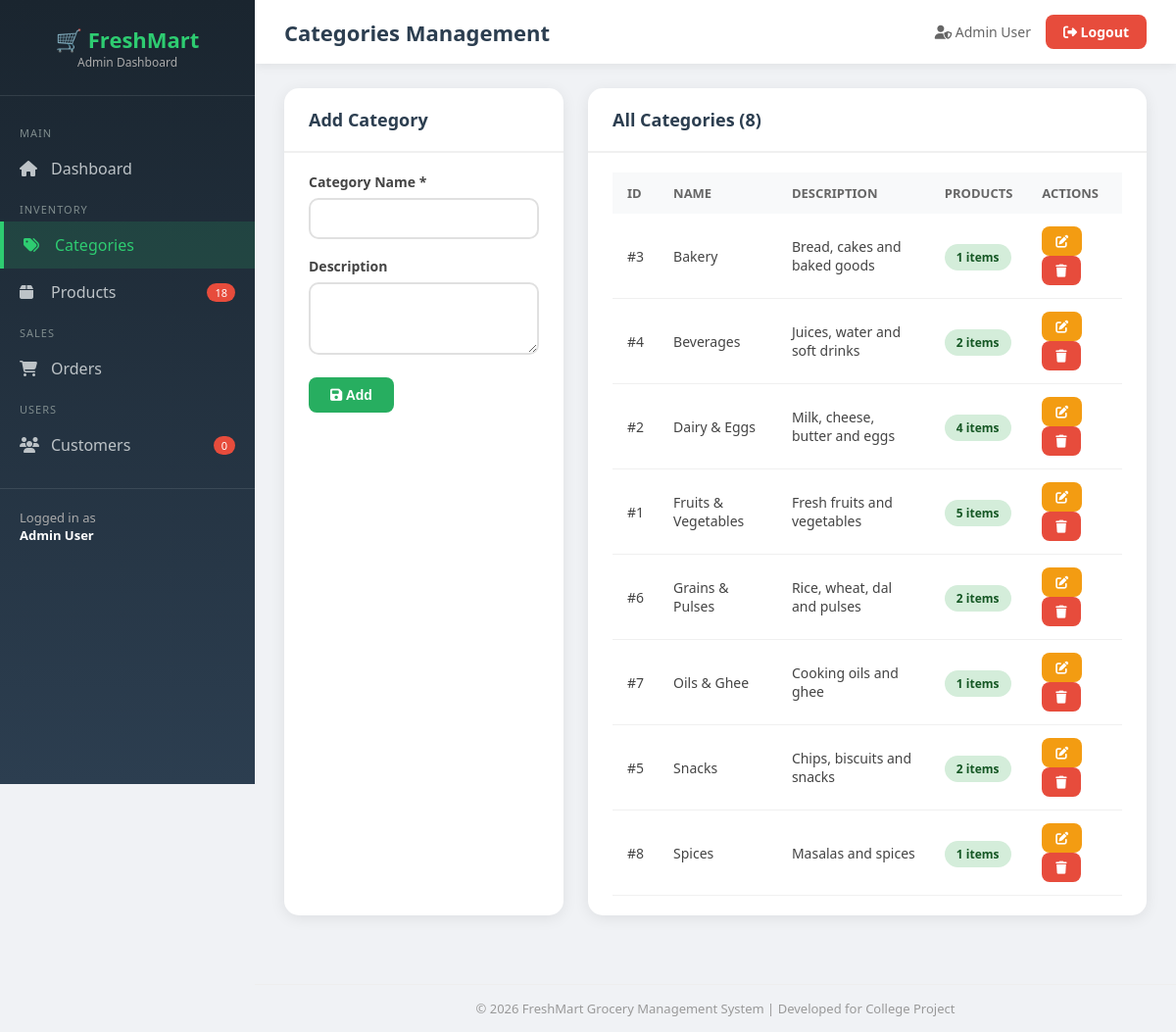
Screenshot of /categories.php (signed in) with the database file from the repository.
### tables this page shows
CREATE TABLE categories (
    id INT AUTO_INCREMENT PRIMARY KEY,
    name VARCHAR(100) NOT NULL,
    description TEXT,
    created_at TIMESTAMP DEFAULT CURRENT_TIMESTAMP
);

### categories.php (the view, shortened to what this page needs)
<?php
$page_title = 'Categories Management';
require_once 'header.php';
$edit_cat = null;
$categories = mysqli_query($conn, "SELECT c.*, COUNT(p.id) as product_count FROM categories c LEFT JOIN products p ON c.id=p.category_id GROUP BY c.id ORDER BY c.name");
?>
<div style="display:grid;grid-template-columns:1fr 2fr;gap:25px">
    <div class="card">
        <div class="card-header"><h3><?= $edit_cat?'Edit':'Add' ?> Category</h3></div>
        <div class="card-body">
            <form method="POST">
                <div class="form-group">
                    <label>Category Name *</label>
                    <input type="text" name="name" class="form-control" required value="<?= htmlspecialchars($edit_cat['name']??'') ?>">
                </div>
                <div class="form-group">
                    <label>Description</label>
                    <textarea name="description" class="form-control" rows="3"><?= htmlspecialchars($edit_cat['description']??'') ?></textarea>
                </div>
                <button type="submit" name="<?= $edit_cat?'update_category':'add_category' ?>" class="btn btn-success">
                    <i class="fas fa-save"></i> <?= $edit_cat?'Update':'Add' ?>
                </button>
            </form>
        </div>
    </div>
    <div class="card">
        <div class="card-header"><h3>All Categories (<?= mysqli_num_rows($categories) ?>)</h3></div>
        <div class="card-body">
            <table>
                <thead><tr><th>ID</th><th>Name</th><th>Description</th><th>Products</th><th>Actions</th></tr></thead>
                <tbody>
                <?php while($c = mysqli_fetch_assoc($categories)): ?>
                <tr>
                    <td>#<?= $c['id'] ?></td>
                    <td><?= htmlspecialchars($c['name']) ?></td>
                    <td><?= htmlspecialchars($c['description']) ?></td>
                    <td><span class="status-badge status-active"><?= $c['product_count'] ?> items</span></td>
                    <td>
                        <a href="?edit=<?= $c['id'] ?>" class="btn btn-warning btn-sm"><i class="fas fa-edit"></i></a>
                        <a href="?delete=<?= $c['id'] ?>" class="btn btn-danger btn-sm" onclick="return confirm('Delete category?')"><i class="fas fa-trash"></i></a>
                    </td>
                </tr>
                <?php endwhile; ?>
                </tbody>
            </table>
        </div>
    </div>
</div>
<?php require_once 'footer.php'; ?>

### header.php (shortened to what this page needs)
<?php
require_once '../config.php';
$admin_name = $_SESSION['admin_name'];
$total_products = mysqli_fetch_assoc(mysqli_query($conn, "SELECT COUNT(*) as c FROM products"))['c'];
$total_customers = mysqli_fetch_assoc(mysqli_query($conn, "SELECT COUNT(*) as c FROM customers"))['c'];
$current_page = basename($_SERVER['PHP_SELF']);
?>
<!DOCTYPE html>
<html lang="en">
<head>
    <link rel="stylesheet" href="https://cdnjs.cloudflare.com/ajax/libs/font-awesome/6.4.0/css/all.min.css">
</head>
<body>
<div class="sidebar">
    <div class="sidebar-brand">
        <h2>🛒 FreshMart</h2>
        <p>Admin Dashboard</p>
    </div>
    <div class="sidebar-menu">
        <div class="menu-label">Main</div>
        <a href="dashboard.php" class="<?= $current_page=='dashboard.php'?'active':'' ?>">
            <i class="fas fa-home"></i><span>Dashboard</span>
        </a>
        <div class="menu-label">Inventory</div>
        <a href="categories.php" class="<?= $current_page=='categories.php'?'active':'' ?>">
            <i class="fas fa-tags"></i><span>Categories</span>
        </a>
        <a href="products.php" class="<?= $current_page=='products.php'?'active':'' ?>">
            <i class="fas fa-box"></i><span>Products</span>
            <span class="badge"><?= $total_products ?></span>
        </a>
        <div class="menu-label">Sales</div>
        <a href="orders.php" class="<?= $current_page=='orders.php'?'active':'' ?>">
            <i class="fas fa-shopping-cart"></i><span>Orders</span>
        </a>
        <div class="menu-label">Users</div>
        <a href="customers.php" class="<?= $current_page=='customers.php'?'active':'' ?>">
            <i class="fas fa-users"></i><span>Customers</span>
            <span class="badge"><?= $total_customers ?></span>
        </a>
    </div>
    <div class="admin-info">
        <p>Logged in as<br><strong><?= htmlspecialchars($admin_name) ?></strong></p>
    </div>
</div>
<div class="main-content">
    <div class="topbar">
        <h1><?= $page_title ?? 'Dashboard' ?></h1>
        <div class="topbar-right">
            <span style="color:#666;font-size:14px;"><i class="fas fa-user-shield"></i> <?= htmlspecialchars($admin_name) ?></span>
            <a href="logout.php" class="btn-logout"><i class="fas fa-sign-out-alt"></i> Logout</a>
        </div>
    </div>
    <div class="content">

### footer.php
    </div>
    <div style="padding:15px 30px;text-align:center;color:#999;font-size:13px;border-top:1px solid #eee;margin-top:20px;">
        &copy; <?= date('Y') ?> FreshMart Grocery Management System | Developed for College Project
    </div>
</div>
</body>
</html>

### header.php (style rules this page uses)
* { margin: 0; padding: 0; box-sizing: border-box; }
body { font-family: 'Segoe UI', sans-serif; background: #f0f2f5; display: flex; min-height: 100vh; }
.sidebar { width: 260px; background: linear-gradient(180deg, #1a252f 0%, #2c3e50 100%); color: white; position: fixed; height: 100vh; overflow-y: auto; z-index: 1000; }
.sidebar-brand { padding: 25px 20px; border-bottom: 1px solid rgba(255,255,255,0.1); text-align: center; }
.sidebar-brand h2 { font-size: 22px; color: #2ecc71; }
.sidebar-brand p { font-size: 12px; color: #aaa; }
.sidebar-menu { padding: 20px 0; }
.menu-label { font-size: 11px; color: #7f8c8d; padding: 10px 20px 5px; text-transform: uppercase; letter-spacing: 1px; }
.sidebar-menu a { display: flex; align-items: center; gap: 12px; padding: 13px 20px; color: #bdc3c7; text-decoration: none; transition: all 0.3s; position: relative; }
.sidebar-menu a:hover, .sidebar-menu a.active { background: rgba(46,204,113,0.15); color: #2ecc71; border-left: 4px solid #2ecc71; }
.sidebar-menu a i { width: 20px; }
.badge { background: #e74c3c; color: white; font-size: 11px; padding: 2px 8px; border-radius: 10px; margin-left: auto; }
.admin-info { padding: 20px; border-top: 1px solid rgba(255,255,255,0.1); }
.admin-info p { font-size: 13px; color: #aaa; }
.admin-info strong { color: white; }
.main-content { margin-left: 260px; flex: 1; display: flex; flex-direction: column; }
.topbar { background: white; padding: 15px 30px; display: flex; justify-content: space-between; align-items: center; box-shadow: 0 2px 10px rgba(0,0,0,0.08); position: sticky; top: 0; z-index: 100; }
.topbar h1 { font-size: 22px; color: #2c3e50; }
.topbar-right { display: flex; align-items: center; gap: 15px; }
.btn-logout { background: #e74c3c; color: white; padding: 8px 18px; border-radius: 8px; text-decoration: none; font-size: 14px; font-weight: 600; }
.content { padding: 25px 30px; }
.card { background: white; border-radius: 15px; box-shadow: 0 3px 15px rgba(0,0,0,0.08); overflow: hidden; margin-bottom: 25px; }
.card-header { padding: 20px 25px; border-bottom: 2px solid #f0f0f0; display: flex; justify-content: space-between; align-items: center; }
.card-header h3 { font-size: 18px; color: #2c3e50; }
.card-body { padding: 20px 25px; }
table { width: 100%; border-collapse: collapse; }
th { background: #f8f9fa; padding: 12px 15px; text-align: left; font-size: 13px; color: #666; text-transform: uppercase; }
td { padding: 13px 15px; border-bottom: 1px solid #f0f0f0; font-size: 14px; color: #444; }
.status-badge { padding: 5px 12px; border-radius: 20px; font-size: 12px; font-weight: 600; }
.status-active { background: #d4edda; color: #155724; }
.form-group { margin-bottom: 18px; }
.form-group label { display: block; font-weight: 600; color: #444; margin-bottom: 7px; font-size: 14px; }
.form-control { width: 100%; padding: 11px 15px; border: 2px solid #e0e0e0; border-radius: 10px; font-size: 14px; transition: border-color 0.3s; outline: none; }
.btn { padding: 10px 22px; border-radius: 8px; font-size: 14px; font-weight: 600; cursor: pointer; border: none; text-decoration: none; display: inline-block; transition: all 0.3s; }
.btn-success { background: #27ae60; color: white; }
.btn-danger { background: #e74c3c; color: white; }
.btn-warning { background: #f39c12; color: white; }
.btn-sm { padding: 6px 14px; font-size: 13px; }

### rows the page displays
categories: id "3", name "Bakery", description "Bread, cakes and baked goods", product_count "1"
categories: id "4", name "Beverages", description "Juices, water and soft drinks", product_count "2"
categories: id "2", name "Dairy & Eggs", description "Milk, cheese, butter and eggs", product_count "4"
categories: id "1", name "Fruits & Vegetables", description "Fresh fruits and vegetables", product_count "5"
categories: id "6", name "Grains & Pulses", description "Rice, wheat, dal and pulses", product_count "2"
categories: id "7", name "Oils & Ghee", description "Cooking oils and ghee", product_count "1"
categories: id "5", name "Snacks", description "Chips, biscuits and snacks", product_count "2"
categories: id "8", name "Spices", description "Masalas and spices", product_count "1"

### other values shown
$total_products "18"
$total_customers "0"
$admin_name "Admin User"
$page_title "Categories Management"
mysqli_num_rows($categories) "8"
